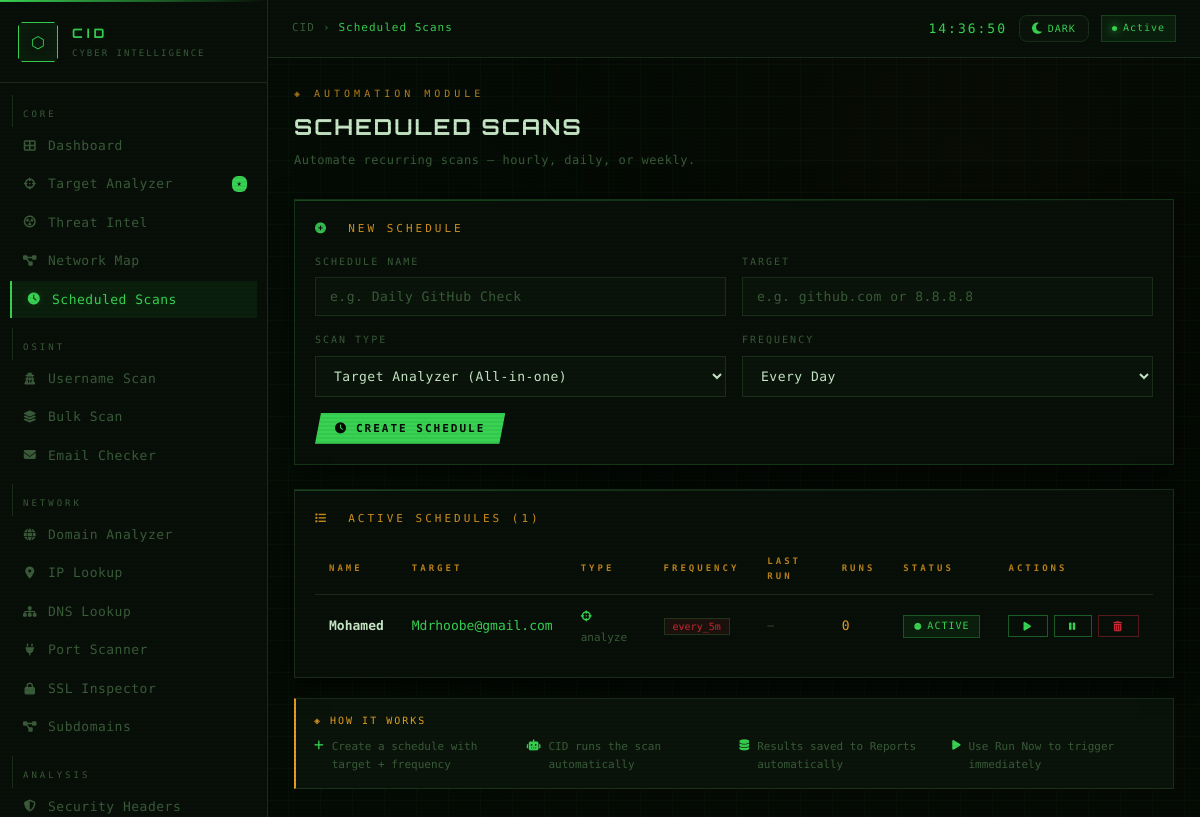
/scheduler (signed in), run on an earlier commit of the app's database.
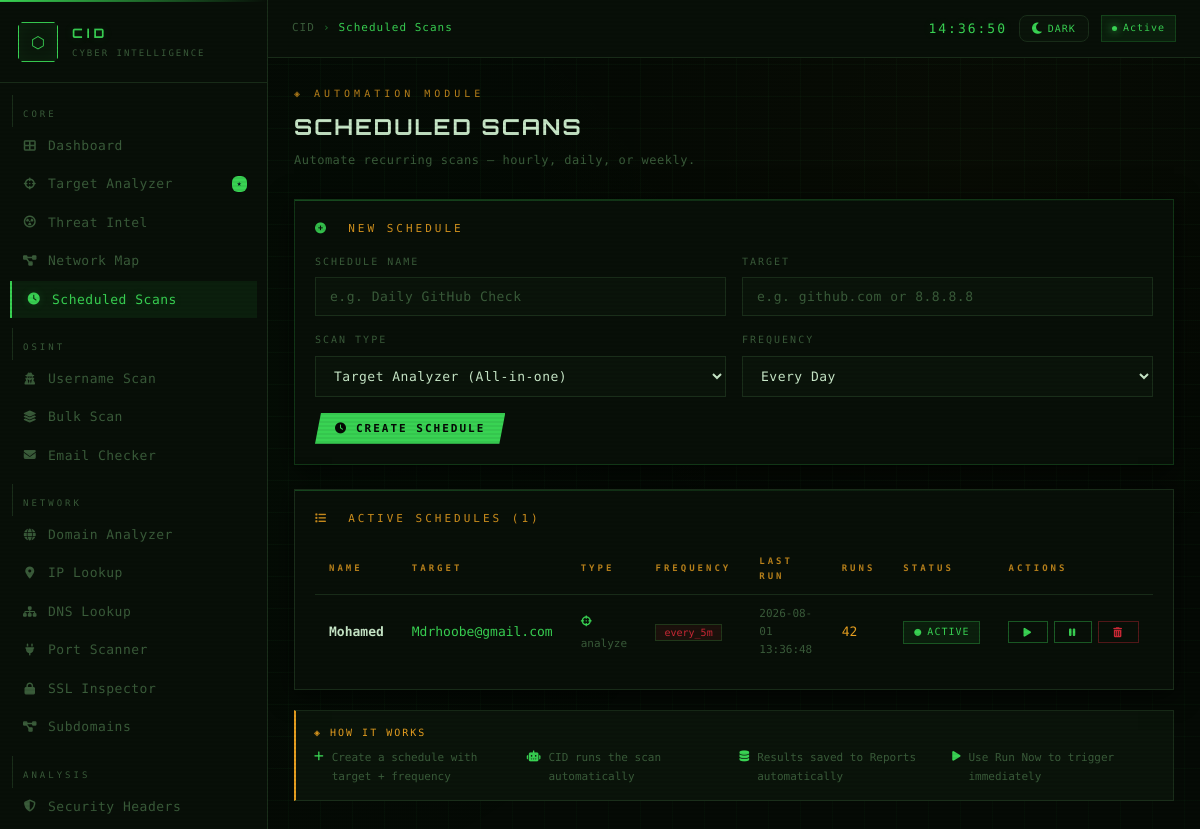
And on a later commit of the database.
### tables this page shows
CREATE TABLE scheduled_scans (
                id          INTEGER PRIMARY KEY AUTOINCREMENT,
                name        TEXT    NOT NULL,
                target      TEXT    NOT NULL,
                scan_type   TEXT    NOT NULL,
                frequency   TEXT    NOT NULL,
                last_run    TEXT,
                next_run    TEXT,
                run_count   INTEGER DEFAULT 0,
                active      INTEGER DEFAULT 1,
                created_at  TEXT    NOT NULL
            );

### app.py (the view)
@app.route('/scheduler')
@login_required
def scheduler_page():
    schedules = get_all_schedules()
    return render_template('scheduler.html',
                           schedules=schedules, active='scheduler')

### app.py (called while the page is built)
def login_required(f):
    @wraps(f)
    def decorated(*args, **kwargs):
        if not session.get('logged_in'):
            return redirect(url_for('login'))
        return f(*args, **kwargs)
    return decorated

### scheduler.py (called while the page is built)
def get_scheduler_db():
    import sqlite3
    conn = sqlite3.connect(DB_PATH)
    conn.row_factory = sqlite3.Row
    return conn

def get_all_schedules():
    with get_scheduler_db() as conn:
        rows = conn.execute(
            'SELECT * FROM scheduled_scans ORDER BY id DESC'
        ).fetchall()
    return [dict(r) for r in rows]

### templates/scheduler.html (shortened to what this page needs)
{% extends "base.html" %}
{% block breadcrumb %}Scheduled Scans{% endblock %}
{% block content %}
<div class="page-hdr">
  <div class="page-eye">◈ Automation Module</div>
  <h1 class="page-title">Scheduled Scans</h1>
  <p class="page-sub">Automate recurring scans — hourly, daily, or weekly.</p>
</div>
<div class="card" style="margin-bottom:24px;border-color:rgba(57,211,83,.2);">
  <div class="card-label">
    <i class="fas fa-plus-circle" style="color:var(--green);"></i> &nbsp;New Schedule
  </div>
  <form method="POST" action="{{ url_for('scheduler_add') }}">
    <div style="display:grid;grid-template-columns:1fr 1fr;gap:16px;margin-bottom:16px;">
      <div>
        <div class="form-label">Schedule Name</div>
        <input class="form-input" type="text" name="name"
               placeholder="e.g. Daily GitHub Check"
               required autocomplete="off"/>
      </div>
      <div>
        <div class="form-label">Target</div>
        <input class="form-input" type="text" name="target"
               placeholder="e.g. github.com or 8.8.8.8"
               required autocomplete="off"/>
      </div>
      <div>
        <div class="form-label">Scan Type</div>
        <select class="form-input" name="scan_type" style="cursor:pointer;">
          <option value="analyze">Target Analyzer (All-in-one)</option>
        </select>
      </div>
      <div>
        <div class="form-label">Frequency</div>
        <select class="form-input" name="frequency" style="cursor:pointer;">
          <option value="daily" selected>Every Day</option>
        </select>
      </div>
    </div>
    <button class="btn btn-primary" type="submit">
      <i class="fas fa-clock"></i> CREATE SCHEDULE
    </button>
  </form>
</div>
{% if schedules %}
<div class="card">
  <div style="display:flex;align-items:center;justify-content:space-between;margin-bottom:16px;">
    <div class="card-label" style="margin-bottom:0;">
      <i class="fas fa-list" style="color:var(--amber);"></i>
      &nbsp;Active Schedules ({{ schedules|length }})
    </div>
  </div>
  <table class="data-table">
    <thead>
      <tr>
        <th>Name</th>
        <th>Target</th>
        <th>Type</th>
        <th>Frequency</th>
        <th>Last Run</th>
        <th>Runs</th>
        <th>Status</th>
        <th>Actions</th>
      </tr>
    </thead>
    <tbody>
      {% for s in schedules %}
      <tr>
        <td style="color:var(--text-hi);font-weight:600;">{{ s.name }}</td>
        <td class="mono" style="color:var(--green);">{{ s.target }}</td>
        <td>
          {% set type_icons = {
            'analyze':'fas fa-crosshairs','domain':'fas fa-globe',
            'ip':'fas fa-map-marker-alt','dns':'fas fa-sitemap',
            'ports':'fas fa-plug','headers':'fas fa-shield-alt',
            'ssl':'fas fa-lock','username':'fas fa-user-secret'
          } %}
          <span style="font-family:var(--font-mono);font-size:11px;color:var(--text-dim);">
            <i class="{{ type_icons.get(s.scan_type,'fas fa-search') }}"
               style="color:var(--green);margin-right:5px;"></i>
            {{ s.scan_type }}
          </span>
        </td>
        <td>
          {% set freq_color = {'every_5m':'red','hourly':'amber','daily':'green','weekly':'violet'} %}
          <span style="font-family:var(--font-mono);font-size:10px;padding:2px 8px;
                       background:var(--{{ freq_color.get(s.frequency,'green') }}-dim);
                       color:var(--{{ freq_color.get(s.frequency,'green') }});
                       border:1px solid rgba(57,211,83,.2);">
            {{ s.frequency }}
          </span>
        </td>
        <td style="font-family:var(--font-mono);font-size:11px;color:var(--text-dim);">
          {{ s.last_run or '—' }}
        </td>
        <td class="mono" style="color:var(--amber);">{{ s.run_count }}</td>
        <td>
          {% if s.active %}
            <span class="badge badge-found"><i class="fas fa-circle" style="font-size:7px;"></i> Active</span>
          {% else %}
            <span class="badge badge-notfound"><i class="fas fa-circle" style="font-size:7px;"></i> Paused</span>
          {% endif %}
        </td>
        <td>
          <div style="display:flex;gap:6px;">
            <form method="POST" action="{{ url_for('scheduler_run_now', sid=s.id) }}" style="display:inline;">
              <button class="btn btn-outline btn-sm" type="submit" title="Run now">
                <i class="fas fa-play"></i>
              </button>
            </form>
            <form method="POST" action="{{ url_for('scheduler_toggle', sid=s.id) }}" style="display:inline;">
              <button class="btn btn-outline btn-sm" type="submit"
                      title="{% if s.active %}Pause{% else %}Resume{% endif %}">
                <i class="fas fa-{% if s.active %}pause{% else %}play-circle{% endif %}"></i>
              </button>
            </form>
            <form method="POST" action="{{ url_for('scheduler_delete', sid=s.id) }}" style="display:inline;">
              <button class="btn btn-danger btn-sm" type="submit" title="Delete"
                      onclick="return confirm('Delete this schedule?')">
                <i class="fas fa-trash-alt"></i>
              </button>
            </form>
          </div>
        </td>
      </tr>
      {% endfor %}
    </tbody>
  </table>
</div>
{% endif %}
<div style="margin-top:20px;padding:14px 18px;background:var(--bg-input);
            border:1px solid var(--border);border-left:2px solid var(--amber);">
  <div style="font-family:var(--font-mono);font-size:10px;letter-spacing:2px;
              color:var(--amber);margin-bottom:8px;">◈ HOW IT WORKS</div>
  <div style="display:grid;grid-template-columns:repeat(auto-fill,minmax(200px,1fr));gap:10px;">
    {% for icon, text in [
      ('fas fa-plus','Create a schedule with target + frequency'),
      ('fas fa-robot','CID runs the scan automatically'),
      ('fas fa-database','Results saved to Reports automatically'),
      ('fas fa-play','Use Run Now to trigger immediately'),
    ] %}
    <div style="font-family:var(--font-mono);font-size:11px;color:var(--text-dim);
                display:flex;align-items:flex-start;gap:8px;">
      <i class="{{ icon }}" style="color:var(--green);margin-top:2px;flex-shrink:0;"></i>
      {{ text }}
    </div>
    {% endfor %}
  </div>
</div>
{% endblock %}

### templates/base.html (shortened to what this page needs)
<!DOCTYPE html>
<html lang="en">
<head>
  <link rel="stylesheet" href="https://cdnjs.cloudflare.com/ajax/libs/font-awesome/6.5.0/css/all.min.css"/>
  <link rel="stylesheet" href="{{ url_for('static', filename='css/style.css') }}"/>
</head>
<body>
<div class="app-layout">
  <aside class="sidebar" id="sidebar">
    <div class="sidebar-logo">
      <div class="logo-badge">⬡</div>
      <div class="logo-text">
        <span class="l-main">CID</span>
        <span class="l-sub">Cyber Intelligence</span>
      </div>
    </div>
    <nav class="sidebar-nav">
      <div class="nav-section">Core</div>
      <a href="{{ url_for('dashboard') }}"
         class="nav-link {% if active=='dashboard' %}active{% endif %}">
        <i class="fas fa-th-large"></i><span>Dashboard</span>
      </a>
      <a href="{{ url_for('analyze') }}"
         class="nav-link {% if active=='analyze' %}active{% endif %}">
        <i class="fas fa-crosshairs"></i>
        <span>Target Analyzer</span>
        {% if active != 'analyze' %}
        <span style="margin-left:auto;font-size:8px;background:var(--cyan);color:#07101f;
                     padding:1px 5px;border-radius:6px;font-weight:800;">★</span>
        {% endif %}
      </a>
<a href="{{ url_for('threat_intel') }}"
         class="nav-link {% if active=='threat' %}active{% endif %}"
         style="{% if active=='threat' %}color:var(--red);border-left-color:var(--red);background:var(--red-dim);{% endif %}">
        <i class="fas fa-radiation-alt"></i><span>Threat Intel</span>
      </a>
      <a href="{{ url_for('network_map') }}"
         class="nav-link {% if active=='network_map' %}active{% endif %}">
        <i class="fas fa-project-diagram"></i><span>Network Map</span>
      </a>
<a href="{{ url_for('scheduler_page') }}"
         class="nav-link {% if active=='scheduler' %}active{% endif %}">
        <i class="fas fa-clock"></i><span>Scheduled Scans</span>
      </a>
      <div class="nav-section" style="margin-top:10px;">OSINT</div>
      <a href="{{ url_for('username') }}"
         class="nav-link {% if active=='username' %}active{% endif %}">
        <i class="fas fa-user-secret"></i><span>Username Scan</span>
      </a>
      <a href="{{ url_for('bulk') }}"
         class="nav-link {% if active=='bulk' %}active{% endif %}">
        <i class="fas fa-layer-group"></i><span>Bulk Scan</span>
      </a>
      <a href="{{ url_for('email_checker') }}"
         class="nav-link {% if active=='email_checker' %}active{% endif %}">
        <i class="fas fa-envelope"></i><span>Email Checker</span>
      </a>
      <div class="nav-section" style="margin-top:10px;">Network</div>
      <a href="{{ url_for('domain') }}"
         class="nav-link {% if active=='domain' %}active{% endif %}">
        <i class="fas fa-globe"></i><span>Domain Analyzer</span>
      </a>
      <a href="{{ url_for('ip_lookup') }}"
         class="nav-link {% if active=='ip_lookup' %}active{% endif %}">
        <i class="fas fa-map-marker-alt"></i><span>IP Lookup</span>
      </a>
      <a href="{{ url_for('dns_lookup_route') }}"
         class="nav-link {% if active=='dns' %}active{% endif %}">
        <i class="fas fa-sitemap"></i><span>DNS Lookup</span>
      </a>
      <a href="{{ url_for('port_scanner') }}"
         class="nav-link {% if active=='port_scanner' %}active{% endif %}">
        <i class="fas fa-plug"></i><span>Port Scanner</span>
      </a>
      <a href="{{ url_for('ssl_inspector') }}"
         class="nav-link {% if active=='ssl' %}active{% endif %}">
        <i class="fas fa-lock"></i><span>SSL Inspector</span>
      </a>
      <a href="{{ url_for('subdomain_finder') }}"
         class="nav-link {% if active=='subdomains' %}active{% endif %}">
        <i class="fas fa-project-diagram"></i><span>Subdomains</span>
      </a>
      <div class="nav-section" style="margin-top:10px;">Analysis</div>
      <a href="{{ url_for('headers_check') }}"
         class="nav-link {% if active=='headers' %}active{% endif %}">
        <i class="fas fa-shield-alt"></i><span>Security Headers</span>
      </a>
    </nav>
  </aside>
  <div class="main-wrapper">
    <header class="topbar">
      <div style="display:flex;align-items:center;gap:12px;">
        <div class="breadcrumb">
          <span>CID</span>
          <span class="sep">›</span>
          <span class="here">{% block breadcrumb %}Home{% endblock %}</span>
        </div>
      </div>
      <div class="topbar-right">
        <div class="clock" id="clock">00:00:00</div>
        <button onclick="toggleTheme()" id="themeBtn"
          style="background:var(--bg-input);border:1px solid var(--border);
                 border-radius:8px;color:var(--cyan);cursor:pointer;
                 padding:6px 12px;font-size:13px;transition:all .2s;
                 display:flex;align-items:center;gap:6px;">
          <i class="fas fa-moon" id="themeIcon"></i>
          <span id="themeLabel" style="font-family:var(--font-mono);font-size:10px;letter-spacing:1px;">DARK</span>
        </button>
        <div class="session-tag">
          <span class="dot on" style="width:5px;height:5px;"></span>
          Active
        </div>
      </div>
    </header>
    <main class="content">
      {% block content %}{% endblock %}
    </main>
  </div>
</div>
</body>
</html>

What changed in the data, as far as the page shows it:
changed scheduled_scans "Mohamed": last_run "—" → "2026-08-01 13:36:48"; run_count "0" → "42"
